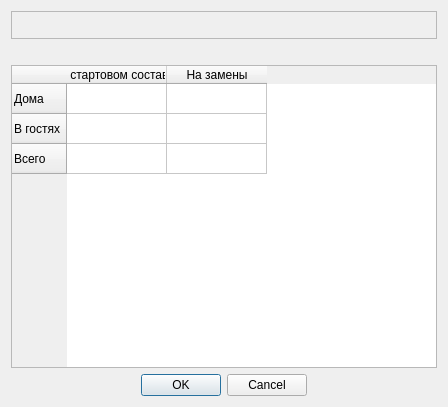
<?xml version="1.0" encoding="UTF-8"?>
<ui version="4.0">
 <class>PlayerInfo</class>
 <widget class="QDialog" name="PlayerInfo">
  <property name="geometry">
   <rect>
    <x>0</x>
    <y>0</y>
    <width>448</width>
    <height>407</height>
   </rect>
  </property>
  <property name="windowTitle">
   <string>Информация об игроке</string>
  </property>
  <layout class="QVBoxLayout" name="verticalLayout">
   <item>
    <widget class="QLabel" name="lblPlayer">
     <property name="font">
      <font>
       <family>Comic Sans MS</family>
       <pointsize>16</pointsize>
      </font>
     </property>
     <property name="frameShape">
      <enum>QFrame::StyledPanel</enum>
     </property>
     <property name="text">
      <string/>
     </property>
    </widget>
   </item>
   <item>
    <widget class="QLabel" name="lblTeam">
     <property name="text">
      <string/>
     </property>
     <property name="pixmap">
      <pixmap resource="../icons.qrc">:/images/images/stub.png</pixmap>
     </property>
    </widget>
   </item>
   <item>
    <widget class="QTableWidget" name="tableWidget">
     <row>
      <property name="text">
       <string>Дома</string>
      </property>
     </row>
     <row>
      <property name="text">
       <string>В гостях</string>
      </property>
     </row>
     <row>
      <property name="text">
       <string>Всего</string>
      </property>
     </row>
     <column>
      <property name="text">
       <string>В стартовом составе</string>
      </property>
     </column>
     <column>
      <property name="text">
       <string>На замены</string>
      </property>
     </column>
    </widget>
   </item>
   <item>
    <widget class="QDialogButtonBox" name="buttonBox">
     <property name="orientation">
      <enum>Qt::Horizontal</enum>
     </property>
     <property name="standardButtons">
      <set>QDialogButtonBox::Cancel|QDialogButtonBox::Ok</set>
     </property>
     <property name="centerButtons">
      <bool>true</bool>
     </property>
    </widget>
   </item>
  </layout>
 </widget>
 <resources>
  <include location="../icons.qrc"/>
 </resources>
 <connections>
  <connection>
   <sender>buttonBox</sender>
   <signal>accepted()</signal>
   <receiver>PlayerInfo</receiver>
   <slot>accept()</slot>
   <hints>
    <hint type="sourcelabel">
     <x>248</x>
     <y>254</y>
    </hint>
    <hint type="destinationlabel">
     <x>157</x>
     <y>274</y>
    </hint>
   </hints>
  </connection>
  <connection>
   <sender>buttonBox</sender>
   <signal>rejected()</signal>
   <receiver>PlayerInfo</receiver>
   <slot>reject()</slot>
   <hints>
    <hint type="sourcelabel">
     <x>316</x>
     <y>260</y>
    </hint>
    <hint type="destinationlabel">
     <x>286</x>
     <y>274</y>
    </hint>
   </hints>
  </connection>
 </connections>
</ui>
